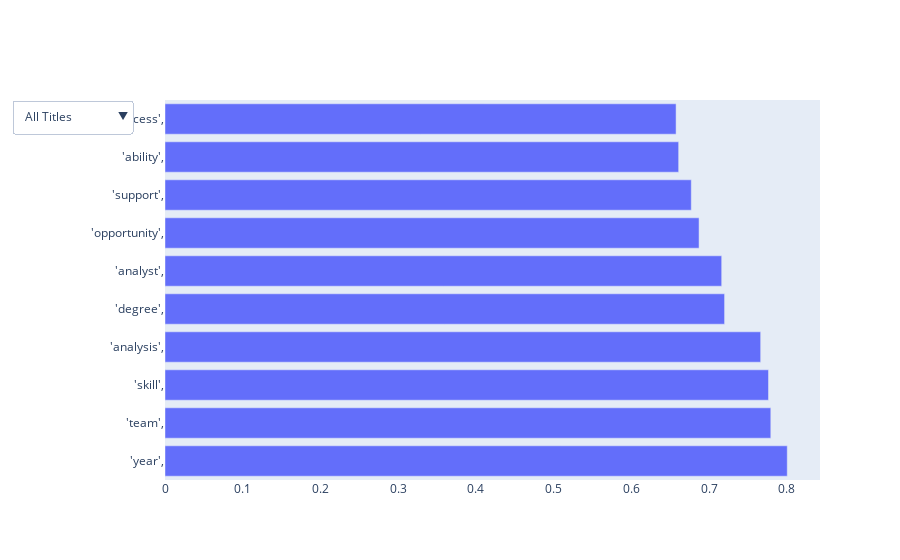

Notebook code cell kept with this figure:
### Code cell
import plotly.express as px
import pandas as pd
from collections import Counter
import plotly.graph_objs as go

# List of words to remove
words_to_remove = ['data', 'experience', 'business', 'work']

# Function to remove specific words
def remove_words(word_list):
    return [word for word in word_list if word not in words_to_remove]

jobs_df_cleaned["description_cleaned"] = jobs_df_cleaned["description_cleaned"].apply(remove_words)

def plot_top_words_frequency_with_plotly(df):
    # Function to get top words
    def get_top_words(df2, title, n=10):
        if title == 'All Titles':
            descriptions = df2['description_cleaned']
        else:
            descriptions = df2[df2['title_cleaned'] == title]['description_cleaned']

        word_counts = Counter()
        for description in descriptions:
            words = set(str(description).split())  # Use a set to remove duplicates
            word_counts.update(words)

        total_descriptions = len(descriptions)

        # Normalize the word counts
        word_counts = {word: count / total_descriptions for word, count in word_counts.items()}

        # Sort the dictionary items by value and take the top n items
        top_words = sorted(word_counts.items(), key=lambda item: item[1], reverse=True)[:n]

        return top_words

    # Dropdown options
    titles = df['title_cleaned'].unique()
    titles = [title for title in titles if title != 'Other']  # Exclude 'Other'
    titles.insert(0, 'All Titles')  # Option for all titles

    # Create a figure with a dropdown menu and slider
    fig = go.Figure()

    # Add traces for each title
    for title in titles:
        top_words = get_top_words(df, title)
        words, frequencies = zip(*top_words)
        fig.add_trace(
            go.Bar(
                x=frequencies,
                y=words,
                name=title,
                orientation='h',
                visible=(title == 'All Titles')  # Only the 'All Titles' trace is visible initially
            )
        )

    # Update layout
    fig.update_layout(
        updatemenus=[
            dict(
                buttons=[dict(label=title,
                              method="update",
                              args=[{"visible": [title == t for t in titles]},
                                    {"title": f"Top Words in {title}"}])
                        for title in titles],
                direction="down",
                showactive=True,
            )
        ]
    )

    fig.show()


plot_top_words_frequency_with_plotly(jobs_df_cleaned)

### Figure 1 — Plotly figure (JSON) as saved in the notebook; plotly's stock layout.template omitted (floating-point values rounded to 4 significant figures)
{"data": [{"name": "All Titles", "orientation": "h", "type": "bar", "visible": true, "x": [0.8005, 0.7794, 0.7764, 0.7664, 0.7199, 0.7162, 0.6871, 0.6771, 0.6608, 0.6575], "y": ["'year',", "'team',", "'skill',", "'analysis',", "'degree',", "'analyst',", "'opportunity',", "'support',", "'ability',", "'process',"]}, {"name": "Data Analyst", "orientation": "h", "type": "bar", "visible": false, "x": [0.8022, 0.7771, 0.7759, 0.771, 0.7452, 0.7255, 0.6894, 0.6839, 0.6666, 0.663], "y": ["'year',", "'skill',", "'team',", "'analysis',", "'analyst',", "'degree',", "'opportunity',", "'support',", "'ability',", "'process',"]}, {"name": "Data Engineer", "orientation": "h", "type": "bar", "visible": false, "x": [0.8187, 0.77, 0.7622, 0.6899, 0.6899, 0.6741, 0.6662, 0.6623, 0.657, 0.6465], "y": ["'team',", "'year',", "'skill',", "'engineer',", "'tool',", "'system',", "'engineering',", "'process',", "'support',", "'sql',"]}, {"name": "Data Scientist", "orientation": "h", "type": "bar", "visible": false, "x": [0.8287, 0.8233, 0.789, 0.7728, 0.7647, 0.7349, 0.6961, 0.6943, 0.6925, 0.6537], "y": ["'science',", "'team',", "'year',", "'skill',", "'analysis',", "'python',", "'degree',", "'analytics',", "'opportunity',", "'learning',"]}], "layout": {"updatemenus": [{"buttons": [{"args": [{"visible": [true, false, false, false]}, {"title": "Top Words in All Titles"}], "label": "All Titles", "method": "update"}, {"args": [{"visible": [false, true, false, false]}, {"title": "Top Words in Data Analyst"}], "label": "Data Analyst", "method": "update"}, {"args": [{"visible": [false, false, true, false]}, {"title": "Top Words in Data Engineer"}], "label": "Data Engineer", "method": "update"}, {"args": [{"visible": [false, false, false, true]}, {"title": "Top Words in Data Scientist"}], "label": "Data Scientist", "method": "update"}], "direction": "down", "showactive": true}]}}
